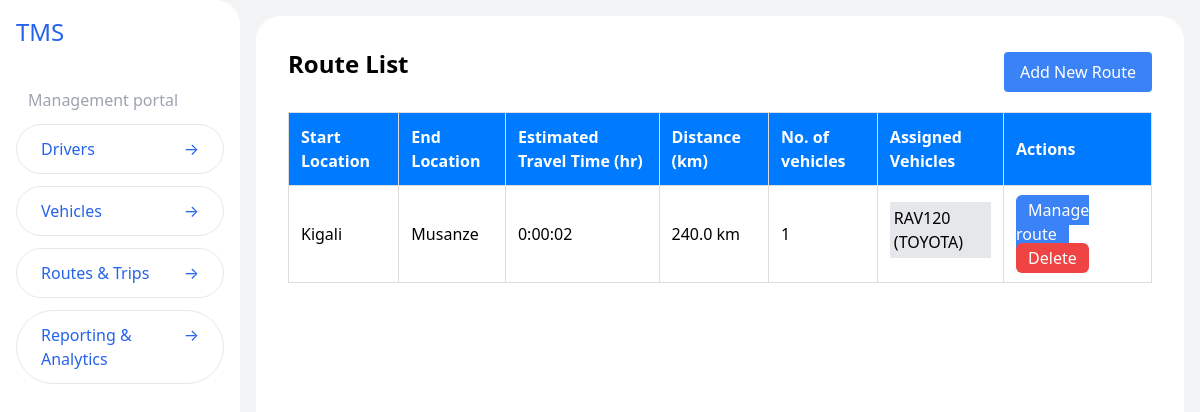
Before: /routes/ with the older database file.
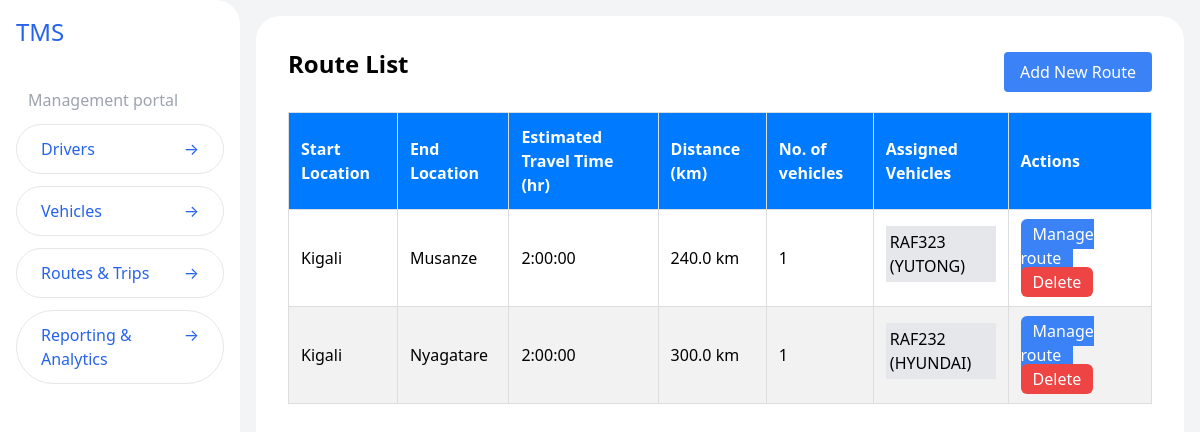
After: the same page with the newer database file.
### routes/models.py (models this page shows, shortened)
class Route(models.Model):
  start_location = models.CharField(max_length=100)
  end_location = models.CharField(max_length=100)
  estimated_travel_time = models.DurationField()
  distance = models.FloatField()

### vehicles/models.py (models this page shows, shortened)
class Vehicle(models.Model):
    NUMBER_PLATE_MAX_LENGTH = 15
    MODEL_MAX_LENGTH = 50
    CATEGORY_CHOICES = [
        ('taxi', 'Taxi'),
        ('cab', 'Cab'),
        ('bus', 'Bus'),
        ('coaster', 'Coaster (Minibus)'),
        ('coach', 'Coach'),
        ('bike', 'Bike'),
        ('van', 'Van'),
    ]
    license_plate = models.CharField(max_length=NUMBER_PLATE_MAX_LENGTH, unique=True)
    model = models.CharField(max_length=MODEL_MAX_LENGTH)
    capacity = models.IntegerField()
    category = models.CharField(max_length=50, choices=CATEGORY_CHOICES, default=CATEGORY_CHOICES[0])
    status = models.CharField(max_length=20, choices=[('active', 'Active'), ('inactive', 'Inactive')])
    route = models.ForeignKey(Route, on_delete=models.SET_NULL, null=True, blank=True, related_name='vehicles')

### routes/views.py (the view)
# urls.py: path('', routes_list, name='routes-list'),
def routes_list(request):
  routes = Route.objects.all()
  return render(request, 'routes-list.html', {'routes': routes})

### routes/templates/routes-list.html (shortened to what this page needs)
{% extends "layout.html" %}
{% block content %}
<div class="container mx-auto p-4">
  <div class="flex items-center justify-between">
    <h1 class="text-2xl font-bold mb-4">Route List</h1>
    <a href="{% url 'add-route' %}" class="bg-blue-500 text-white px-4 py-2 rounded">Add New Route</a>
  </div>
  <table class="min-w-full bg-white mt-4">
    <thead>
      <tr>
        <th>Start Location</th>
        <th>End Location</th>
        <th>Estimated Travel Time (hr)</th>
        <th>Distance (km)</th>
        <th>No. of vehicles</th>
        <th>Assigned Vehicles</th>
        <th>Actions</th>
      </tr>
    </thead>
    <tbody>
      {% if routes %} {% for route in routes %}
      <tr>
        <td>{{ route.start_location }}</td>
        <td>{{ route.end_location }}</td>
        <td>{{ route.estimated_travel_time }}</td>
        <td>{{ route.distance }} km</td>
        <td>{{ route.vehicles.count }}</td>
        <td>
          {% if route.vehicles.count > 0 %} {% for vehicle in route.vehicles.all %}
          <a href="{% url 'view-vehicle' vehicle.id %}" class="bg-gray-200 p-1 block mb-2">{{ vehicle.license_plate }} ({{ vehicle.model }})</a>
          {% endfor %} {% else %}
          <span class="text-gray-500">No vehicles assigned</span>
          {% endif %}
        </td>
        <td>
          <a href="{% url 'route-details' route.id %}" class="bg-blue-500 btn">Manage route</a>
          <a href="{% url 'delete-route' route.id %}" class="btn delete-btn">Delete</a>
        </td>
      </tr>
      {% empty %}
      <tr>
        <td colspan="7" class="text-center text-gray-500">No routes added yet!</td>
      </tr>
      {% endfor %} {% else %}
      <tr>
        <td colspan="7" class="text-center text-gray-500">No routes added yet!</td>
      </tr>
      {% endif %}
    </tbody>
  </table>
</div>
{% endblock %}

Changed rows visible on the page:
removed Vehicle: license_plate "RAV120", model "TOYOTA", shown under Route "Musanze"
changed Route "Musanze": estimated_travel_time "0:00:02" → "2:00:00"
added Vehicle: license_plate "RAF323", model "YUTONG", shown under Route "Musanze"
added Route: start_location "Kigali", end_location "Nyagatare", estimated_travel_time "2:00:00", distance "300.0", vehicles.count "1"
added Vehicle: license_plate "RAF232", model "HYUNDAI", shown under "Kigali"
